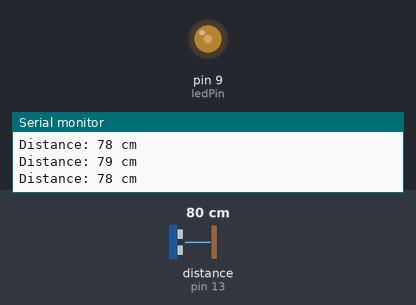
Bench run of a sketch on a simulated Arduino Uno, built with avr-gcc and run on an emulated ATmega328P. Shown: output pins drawn as LEDs (lit = HIGH), the last lines printed to the serial monitor. Wiring (inferred from the names in the program): ultrasonic range finder: trigger pin 12; echo pin 13. The inputs (shaded band) are chosen by the test bench; at power-on: distance to the obstacle (sensor on pin 13) 80 cm. The echo pulse lasts 58.3 µs per cm; pins used as bus, display or sensor lines are not drawn.

Above: at 1.2 s.
1.3 s: distance to the obstacle (sensor on pin 13) set to 2 cm
At 1.8 s:
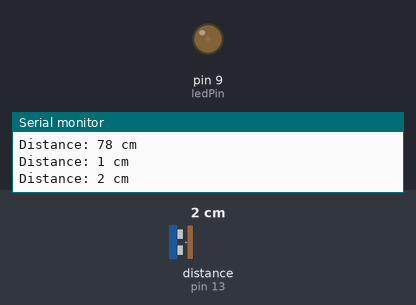
4.3 s: distance to the obstacle (sensor on pin 13) set to 120 cm
At 5.6 s:
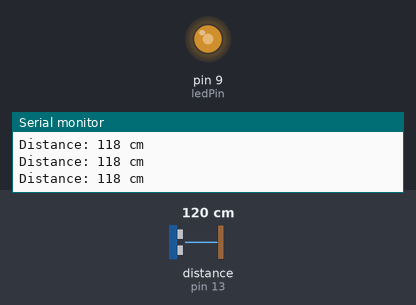
5.9 s: distance to the obstacle (sensor on pin 13) set to 250 cm
At 7.4 s:
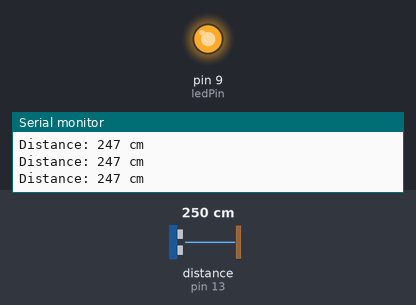
Timing chart, 0 to 8.9 s (numbered marks = the images above; inputs shaded):
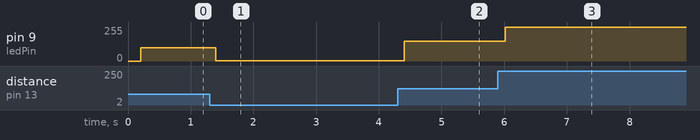

Measured:
- after the input at 1.3 s, pin 9 (ledPin): 99/255 → 1/255 after 0.10 s, → 2/255 0.20 s later, → 1/255 0.40 s later, → 2/255 0.20 s later, … (10 changes in this stretch)
- after the input at 5.9 s, pin 9 (ledPin): 150/255 → 255/255 after 0.12 s

The sketch:

ultrasonic_sensor.ino
```cpp
const int trigPin = 12, echoPin = 13;
const int ledPin = 9;
int brightness = 0;
long distance, duration;
double previousMillis = 0;
int intervalMillis = 200;

void setup() {
  pinMode(trigPin, OUTPUT);
  pinMode(echoPin, INPUT);
  pinMode(ledPin, OUTPUT);
  Serial.begin(9600);

}

void loop() {
  // Use of non-blocking delay
  if (millis() - previousMillis >= intervalMillis) {
    previousMillis += intervalMillis;
    delayMicroseconds(2);
    digitalWrite(trigPin, HIGH);
    delayMicroseconds(10);
    digitalWrite(trigPin, LOW);
    duration = pulseIn(echoPin, HIGH, 20000UL);
    distance = duration * 0.034 / 2;
    Serial.print("Distance: ");
    Serial.print(distance);
    Serial.println(" cm");
  }
  brightness = constrain(map(distance, 0, 200, 0, 255),0,255);
  analogWrite(ledPin, brightness);

}
```
